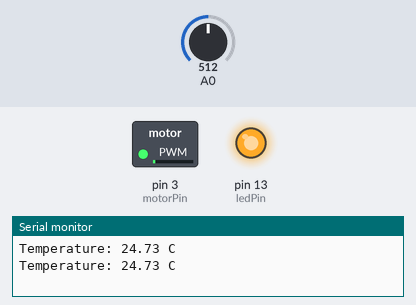
The sketch below on a simulated Arduino Uno, built with avr-gcc and run on an emulated ATmega328P. Parts: switched loads named in the sketch (green lamp = pin HIGH), output pins drawn as LEDs (lit = HIGH), the last lines printed to the serial monitor. The inputs (shaded band) are chosen by the test bench; at power-on: A0 = 512.

Above: at 2.8 s.
2.9 s: A0 set to 306
At 3.5 s:
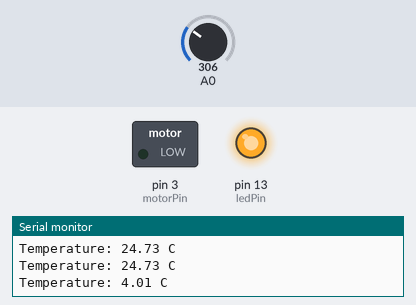
4.5 s: A0 set to 511
At 6.2 s:
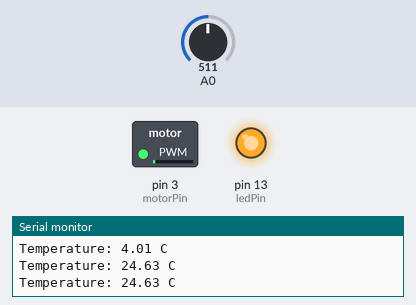
6.5 s: A0 set to 122
At 7.9 s:
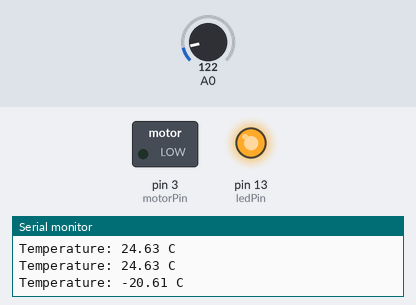
Timing chart, 0 to 9.5 s (numbered marks = the images above; inputs shaded):
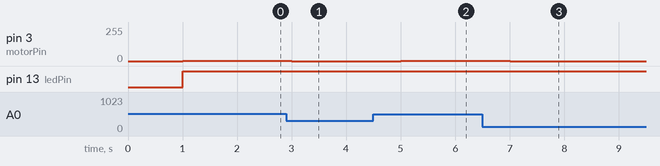

Measured:
- after the input at 2.9 s, pin 3 (motorPin): 1/255 → 0/255 after 0.10 s
- after the input at 4.5 s, pin 3 (motorPin): 0/255 → 1/255 after 0.51 s
- after the input at 6.5 s, pin 3 (motorPin): 1/255 → 0/255 after 0.51 s

The sketch:

Temperature_regulation.ino
```cpp
# define HIGH_TEMP (18.3333)
# define LOW_TEMP (15.5556)
# define MIN_FAN_SPEED (0.8)
# define MAX_FAN_SPEED (1.0)

int ThermistorPin = 0;
int motorPin = 3;
int ledPin = 13;
int period = 1000; // Sample period

/*
 * Thermistor constants
 * Resistor values used to calculate temperature from the voltage divider
 */
float R1 = 10000;
float c1 = 1.009249522e-03, c2 = 2.378405444e-04, c3 = 2.019202697e-07;


void setup() {
  Serial.begin(9600);
  pinMode(motorPin, OUTPUT);
  pinMode(ledPin, OUTPUT);
}

void loop() {
  delay(period);
  float curr_temp = getTemperature(ThermistorPin, R1);

  Serial.print("Temperature: ");
  Serial.print(curr_temp);
  Serial.println(" C");

  setFanFromTemp(curr_temp, motorPin);
}

/*
 * Sets the fan speed based on the desired temperature
 */
void setFanFromTemp(float temp, int pin) {
  float fs = fan_speed(temp);
  int ms = (int) (fs * 255); // Multiply by 255 for now for motor control
  if (ms > 0) {
    digitalWrite(ledPin, HIGH);
  }
  else {
    digitalWrite(ledPin, LOW);
  }
  analogWrite(pin, fs);
}

/**
 * Returns fan speed in range [MIN_FAN_SPEED, MAX_FAN_SPEED].
 */
float fan_speed(float curr_temp) {
  float speed = ((MAX_FAN_SPEED - MIN_FAN_SPEED) / (HIGH_TEMP - LOW_TEMP)) * (curr_temp - HIGH_TEMP) + MAX_FAN_SPEED;
  return constrain(speed, MIN_FAN_SPEED, MAX_FAN_SPEED);
}

/*
 * Returns the temperature given by one thermistor at pin thermPin
 */
float getTemperature(int thermPin, float R1) {
  float c1 = 1.009249522e-03, c2 = 2.378405444e-04, c3 = 2.019202697e-07; // Thermal constants
  int V0 = analogRead(thermPin); // Returns a value between 0 and 1023
  float R2 = R1 * (1023.0 / (float) V0 - 1.0);
  float logR2 = log(R2);
  float T = (1.0 / (c1 + c2*logR2 + c3*logR2*logR2*logR2)); // Temperature in Kelvin
  return T - 273.15; // Temperature in Celsius
  T = (T * 9.0)/ 5.0 + 32.0; // Temperature in Farenheit
}
```
